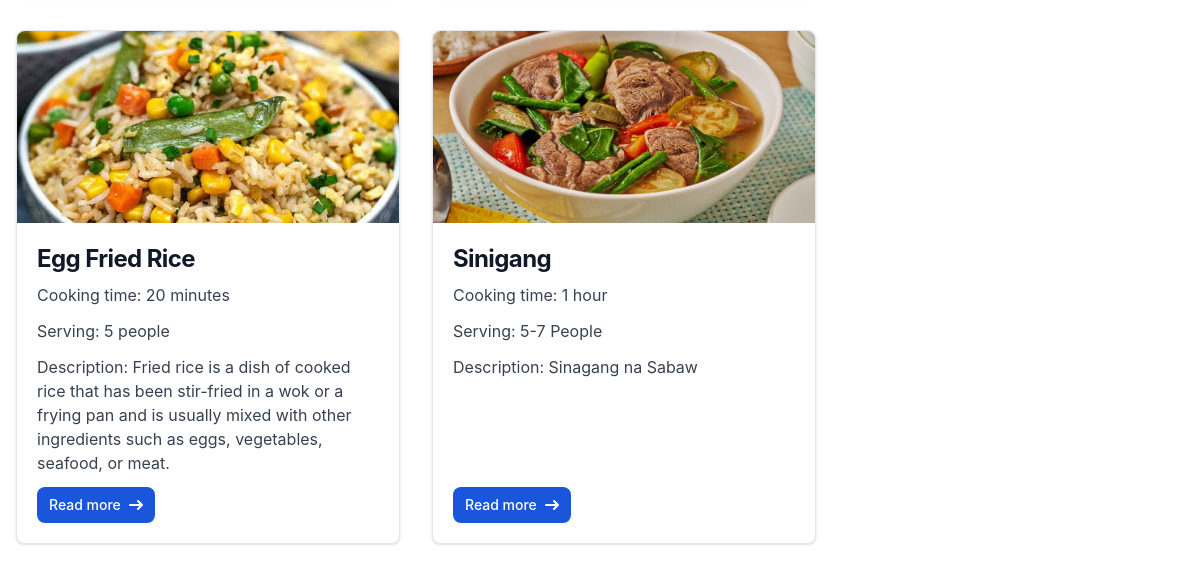
The app's page /recipe/ (signed in, lower part), older data.
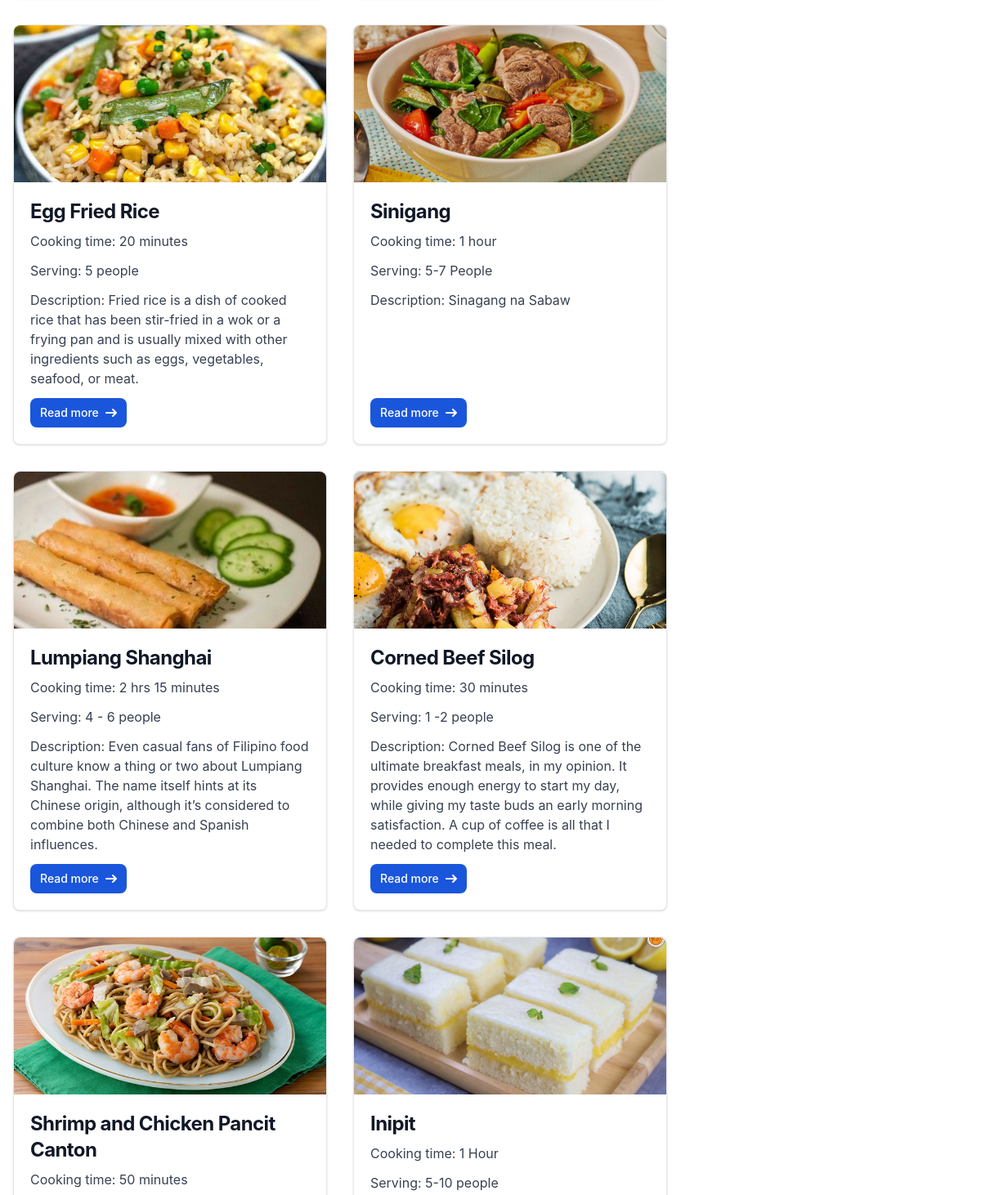
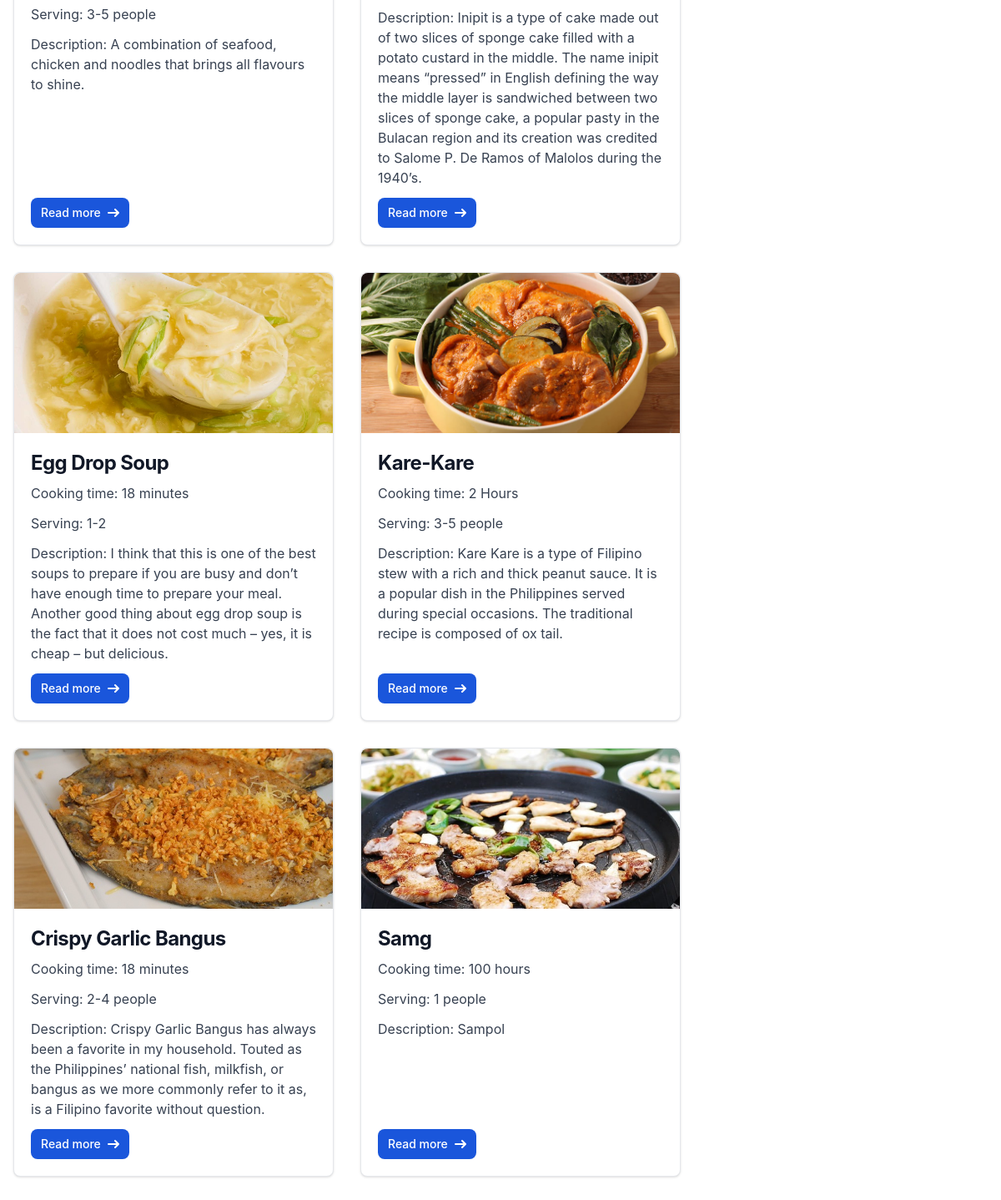
The same page, newer data (2 pictures, top to bottom).
### recipe/models.py (models this page shows, shortened)
class Recipe(models.Model):
    category = models.ForeignKey(Category, on_delete=models.CASCADE, related_name="category")
    created_by = models.ForeignKey(User, on_delete=models.CASCADE, related_name="created_by")
    name = models.CharField(max_length=100)
    image = models.ImageField(upload_to='recipe_images', default='default_recipe_image.svg', blank=True, null=True)
    description = models.TextField()
    cook_time = models.CharField(max_length=100)
    serving = models.CharField(max_length=100)
    created_at = models.DateTimeField(auto_now_add=True)
    updated_at = models.DateTimeField(auto_now_add=True)

### recipe/views.py (the view)
# urls.py: path('', views.view_recipes, name='view_recipes'),
@login_required
def view_recipes(request):
    query = request.GET.get('query', '')
    category_id = request.GET.get('category', 0)
    categories = Category.objects.all()
    recipes = Recipe.objects.all()
    if category_id:
        recipes = recipes.filter(category_id=category_id)
    if query:
        recipes = recipes.filter(Q(name__icontains=query) | Q(description__icontains=query))
    return render(request, 'recipe/view_recipes.html', {
        'title': 'Recipes',
        'recipes': recipes,
        'categories': categories,
    })

### recipe/templates/recipe/view_recipes.html (shortened to what this page needs)
{% extends 'main/base.html' %}
{% load static %}
{% block content %}
<div class = "max-w-screen-xl mx-auto my-3">
    <div class="mt-3">
        {% if recipes %}
        <div class="flex flex-wrap">
            {% for recipe in recipes %}
                <div class="w-full max-w-sm m-4 bg-white border border-gray-200 rounded-lg shadow dark:bg-gray-800 dark:border-gray-700 flex flex-col">
                    <a href="{% url 'recipe:view_recipe_detail' recipe_primary_key=recipe.id %}">
                        <img class="w-full h-48 object-cover rounded-t-lg" src="{{ recipe.image.url }}" alt="" />
                    </a>
                    <div class="p-5 flex flex-col h-full">
                        <div class="flex-1">
                            <a href="#">
                                <h5 class="mb-2 text-2xl font-bold tracking-tight text-gray-900 dark:text-white">{{ recipe.name }}</h5>
                            </a>
                            <p class="mb-3 font-normal text-gray-700 dark:text-gray-400">Cooking time: {{ recipe.cook_time }}</p>
                            <p class="mb-3 font-normal text-gray-700 dark:text-gray-400">Serving: {{ recipe.serving }}</p>
                            <p class="mb-3 font-normal text-gray-700 dark:text-gray-400">Description: {{ recipe.description }}</p>
                        </div>
                        <div class="mt-auto">
                            <a href="{% url 'recipe:view_recipe_detail' recipe_primary_key=recipe.id %}" class="inline-flex items-center px-3 py-2 text-sm font-medium text-center text-white bg-blue-700 rounded-lg hover:bg-blue-800 focus:ring-4 focus:outline-none focus:ring-blue-300 dark:bg-blue-600 dark:hover:bg-blue-700 dark:focus:ring-blue-800">
                                Read more
                                <svg class="rtl:rotate-180 w-3.5 h-3.5 ms-2" aria-hidden="true" xmlns="http://www.w3.org/2000/svg" fill="none" viewBox="0 0 14 10">
                                    <path stroke="currentColor" stroke-linecap="round" stroke-linejoin="round" stroke-width="2" d="M1 5h12m0 0L9 1m4 4L9 9"/>
                                </svg>
                            </a>
                        </div>
                    </div>
                </div>
            {% endfor %}
        </div>
        {% endif %}
    </div>
</div>
{% endblock %}

Row changes from the older to the newer data that the page shows:
added Recipe: image (picture), name "Lumpiang Shanghai", cook_time "2 hrs 15 minutes", serving "4 - 6 people", description "Even casual fans of Filipino food culture know a thing or two about Lumpiang Shanghai. The name itself hints at its Chinese origin, although it’s considered to combine both Chinese and Spanish influences."
added Recipe: image (picture), name "Corned Beef Silog", cook_time "30 minutes", serving "1 -2 people", description "Corned Beef Silog is one of the ultimate breakfast meals, in my opinion. It provides enough energy to start my day, while giving my taste buds an early morning satisfaction. A cup of coffee is all that I needed to complete this meal."
added Recipe: image (picture), name "Shrimp and Chicken Pancit Canton", cook_time "50 minutes", serving "3-5 people", description "A combination of seafood, chicken and noodles that brings all flavours to shine."
added Recipe: image (picture), name "Inipit", cook_time "1 Hour", serving "5-10 people", description "Inipit is a type of cake made out of two slices of sponge cake filled with a potato custard in the middle. The name inipit means “pressed” in English defining the way the middle layer is sandwiched between two slices of sponge cake, a popular pasty in the Bulacan region and its creation was credited to Salome P. De Ramos of Malolos during the 1940’s."
added Recipe: image (picture), name "Egg Drop Soup", cook_time "18 minutes", serving "1-2", description "I think that this is one of the best soups to prepare if you are busy and don’t have enough time to prepare your meal. Another good thing about egg drop soup is the fact that it does not cost much – yes, it is cheap – but delicious."
added Recipe: image (picture), name "Kare-Kare", cook_time "2 Hours", serving "3-5 people", description "Kare Kare is a type of Filipino stew with a rich and thick peanut sauce. It is a popular dish in the Philippines served during special occasions. The traditional recipe is composed of ox tail."
added Recipe: image (picture), name "Crispy Garlic Bangus", cook_time "18 minutes", serving "2-4 people", description "Crispy Garlic Bangus has always been a favorite in my household. Touted as the Philippines’ national fish, milkfish, or bangus as we more commonly refer to it as, is a Filipino favorite without question."
added Recipe: image (picture), name "Samg", cook_time "100 hours", serving "1 people", description "Sampol"
